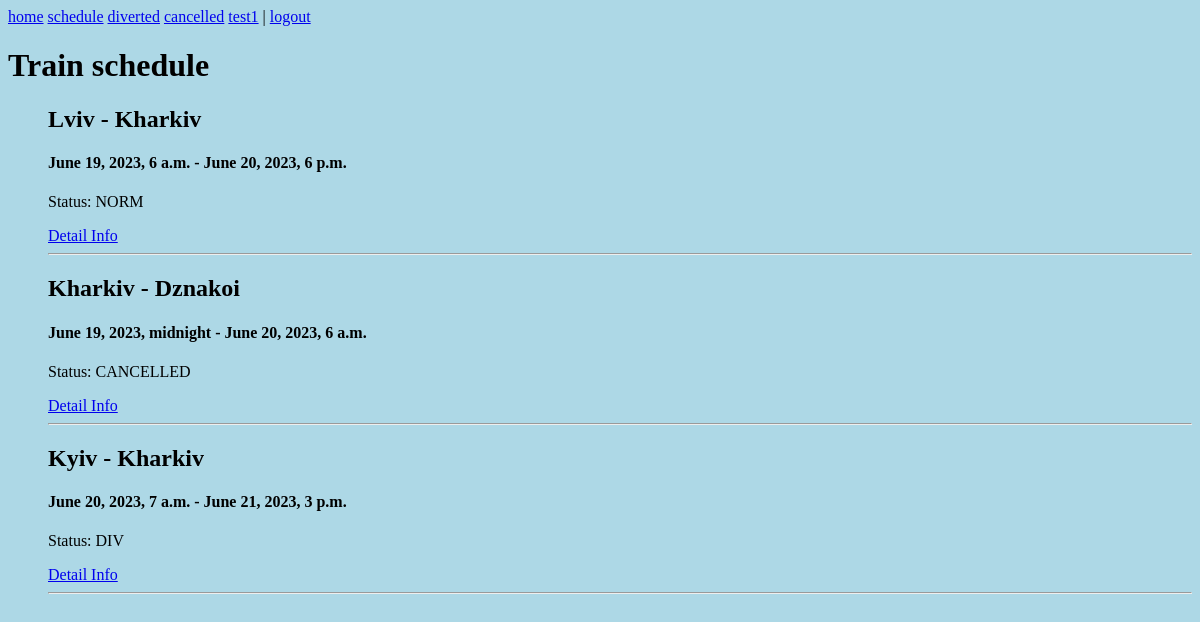
The app's page /schedule/ (signed in) with its own data.
### railway/models.py (models this page shows, shortened)
class Trains(models.Model):
    number = models.IntegerField("TrainNumber")
    status = models.CharField('StatusOfTrain', max_length=9, choices=(('NORM', 'normal'), ('CANCELLED', 'cancelled'), ('DIV', 'diverted')), default='normal')
    from_city = models.CharField(max_length=255, verbose_name= 'from')
    to_city = models.CharField(max_length=255, verbose_name= 'to')
    departure_date = models.DateTimeField(verbose_name= 'departure_date')
    arrival_date = models.DateTimeField(verbose_name= 'arrival_date')
    slug = models.SlugField(max_length=255, unique=False, db_index = True, verbose_name="URL")
    def get_absolute_url(self):
        return reverse('train', kwargs = {'train_slug': self.slug, 'wagon_number': 1})

### railway/views.py (the view)
# urls.py: path('schedule/', Schedule.as_view(), name = "schedule"),
class Schedule(ListView):
    model = Trains #Select all records from the table and try to display them as a list
    template_name = 'railway/schedule.html' #The path to the required html file
    context_object_name = 'trains' #Put list records from the table in posts
    def get_context_data(self, *, object_list=None, **kwargs):  #Passing static and dynamic data
        context = super().get_context_data(**kwargs)
        context['title'] = 'Train schedule'
        context['menu'] = menu
        return context

### railway/templates/railway/schedule.html
{% extends 'railway/base.html' %}
{%block content%}
<h1>{{title}}</h1>
<ul>
    {%for t in trains%}
    <h2>{{ t.from_city }} - {{ t.to_city }}</h2>
    <h4>{{ t.departure_date }} - {{ t.arrival_date }}</h4>
    <p>Status: {{t.status}}</p>
    <a href = "{{ t.get_absolute_url }}">Detail Info</a>
    <hr>
    {%endfor%}
</ul>
{%endblock content%}

### railway/templates/railway/base.html (shortened to what this page needs)
{% load static %}
<!DOCTYPE html>
<html lang="en">
<head>
    <link rel="stylesheet" href="{% static 'railway/css/styles.css' %}">
</head>
<body>
    {% block mainmenu %}
        {%for m in menu%}
            <a href = "{% url m %}">{{m}}</a>
        {%endfor%}
        {% if request.user.is_authenticated %}
            <div class="dropdown">
                <a href = "{% url 'account' %}" class="dropbtn">{{user.username}}</a>
            </div>
            | <a href = "{% url 'logout' %}">logout</a>
        {% else %}
            <a href="{% url 'register' %}">register</a> <a href="{% url 'login' %}">login</a>
        {% endif %}
    {% endblock mainmenu %}
    {%block content%}
    {%endblock content%}
</body>
</html>

### railway/static/railway/css/styles.css (style rules this page uses)
body { background-color: lightblue; }
.dropdown { position: relative; display: inline-block; }

### records on screen
Trains: from_city "Lviv", to_city "Kharkiv", departure_date "June 19, 2023, 6 a.m.", arrival_date "June 20, 2023, 6 p.m.", status "NORM"
Trains: from_city "Kharkiv", to_city "Dznakoi", departure_date "June 19, 2023, midnight", arrival_date "June 20, 2023, 6 a.m.", status "CANCELLED"
Trains: from_city "Kyiv", to_city "Kharkiv", departure_date "June 20, 2023, 7 a.m.", arrival_date "June 21, 2023, 3 p.m.", status "DIV"

### other values on screen
{{ m }} "home" "schedule" "diverted" "cancelled"
{{ user.username }} "test1"
{{ title }} "Train schedule"
